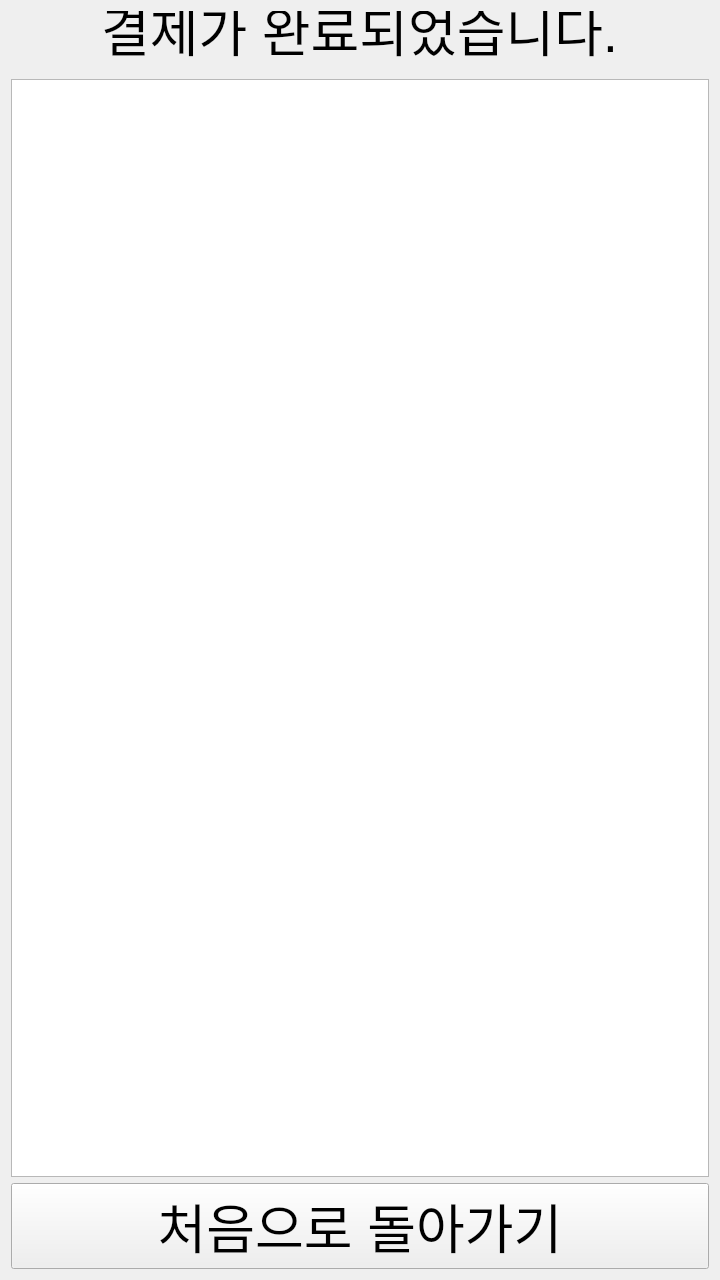
<?xml version="1.0" encoding="UTF-8"?>
<ui version="4.0">
 <class>Form</class>
 <widget class="QWidget" name="Form">
  <property name="geometry">
   <rect>
    <x>0</x>
    <y>0</y>
    <width>720</width>
    <height>1280</height>
   </rect>
  </property>
  <property name="windowTitle">
   <string>Form</string>
  </property>
  <layout class="QVBoxLayout" name="verticalLayout_2">
   <item>
    <layout class="QVBoxLayout" name="verticalLayout">
     <item>
      <widget class="QLineEdit" name="le_title">
       <property name="sizePolicy">
        <sizepolicy hsizetype="Expanding" vsizetype="Fixed">
         <horstretch>0</horstretch>
         <verstretch>0</verstretch>
        </sizepolicy>
       </property>
       <property name="font">
        <font>
         <pointsize>40</pointsize>
        </font>
       </property>
       <property name="focusPolicy">
        <enum>Qt::FocusPolicy::NoFocus</enum>
       </property>
       <property name="styleSheet">
        <string notr="true">background-color: transparent;</string>
       </property>
       <property name="text">
        <string>결제가 완료되었습니다.</string>
       </property>
       <property name="frame">
        <bool>false</bool>
       </property>
       <property name="alignment">
        <set>Qt::AlignmentFlag::AlignCenter</set>
       </property>
      </widget>
     </item>
     <item>
      <widget class="QTextEdit" name="txt_payment_list">
       <property name="focusPolicy">
        <enum>Qt::FocusPolicy::NoFocus</enum>
       </property>
      </widget>
     </item>
     <item>
      <widget class="QPushButton" name="btn_payment_completed">
       <property name="font">
        <font>
         <pointsize>40</pointsize>
        </font>
       </property>
       <property name="text">
        <string>처음으로 돌아가기</string>
       </property>
      </widget>
     </item>
    </layout>
   </item>
  </layout>
 </widget>
 <resources/>
 <connections/>
</ui>
